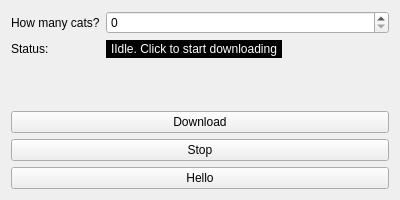
<?xml version="1.0" encoding="UTF-8"?>
<ui version="4.0">
 <class>MainWindow</class>
 <widget class="QWidget" name="MainWindow">
  <property name="geometry">
   <rect>
    <x>0</x>
    <y>0</y>
    <width>400</width>
    <height>200</height>
   </rect>
  </property>
  <property name="sizePolicy">
   <sizepolicy hsizetype="Fixed" vsizetype="Fixed">
    <horstretch>0</horstretch>
    <verstretch>0</verstretch>
   </sizepolicy>
  </property>
  <property name="minimumSize">
   <size>
    <width>400</width>
    <height>200</height>
   </size>
  </property>
  <property name="maximumSize">
   <size>
    <width>400</width>
    <height>200</height>
   </size>
  </property>
  <property name="windowTitle">
   <string>Cat Downloader</string>
  </property>
  <layout class="QVBoxLayout" name="verticalLayout">
   <item>
    <layout class="QFormLayout" name="nested_layout">
     <property name="fieldGrowthPolicy">
      <enum>QFormLayout::FieldGrowthPolicy::ExpandingFieldsGrow</enum>
     </property>
     <property name="labelAlignment">
      <set>Qt::AlignmentFlag::AlignLeading|Qt::AlignmentFlag::AlignLeft|Qt::AlignmentFlag::AlignVCenter</set>
     </property>
     <property name="formAlignment">
      <set>Qt::AlignmentFlag::AlignLeading|Qt::AlignmentFlag::AlignLeft|Qt::AlignmentFlag::AlignTop</set>
     </property>
     <item row="0" column="0">
      <widget class="QLabel" name="count_label">
       <property name="text">
        <string>How many cats?</string>
       </property>
      </widget>
     </item>
     <item row="0" column="1">
      <widget class="QSpinBox" name="count_spin">
       <property name="sizePolicy">
        <sizepolicy hsizetype="Expanding" vsizetype="Fixed">
         <horstretch>0</horstretch>
         <verstretch>0</verstretch>
        </sizepolicy>
       </property>
      </widget>
     </item>
     <item row="1" column="0">
      <widget class="QLabel" name="status_label">
       <property name="text">
        <string>Status:</string>
       </property>
      </widget>
     </item>
     <item row="1" column="1">
      <widget class="QLabel" name="progress_label">
       <property name="styleSheet">
        <string notr="true">QLabel {
	background-color: black;
   	color: white;
	padding: 2px;
}
</string>
       </property>
       <property name="text">
        <string>IIdle. Click to start downloading</string>
       </property>
      </widget>
     </item>
    </layout>
   </item>
   <item>
    <widget class="QPushButton" name="download_button">
     <property name="text">
      <string>Download</string>
     </property>
    </widget>
   </item>
   <item>
    <widget class="QPushButton" name="stop_button">
     <property name="text">
      <string>Stop</string>
     </property>
    </widget>
   </item>
   <item>
    <widget class="QPushButton" name="hello_button">
     <property name="text">
      <string>Hello</string>
     </property>
    </widget>
   </item>
  </layout>
 </widget>
 <resources/>
 <connections/>
</ui>
